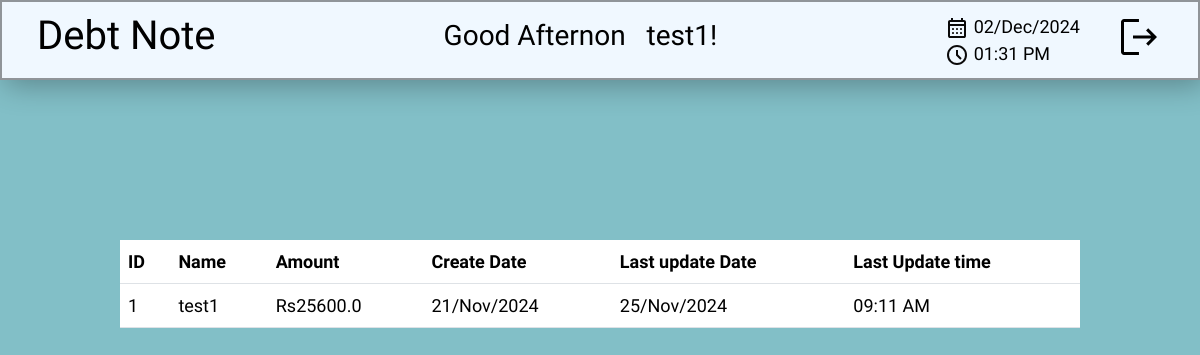
/ (signed in), run on an earlier commit of the app's database.
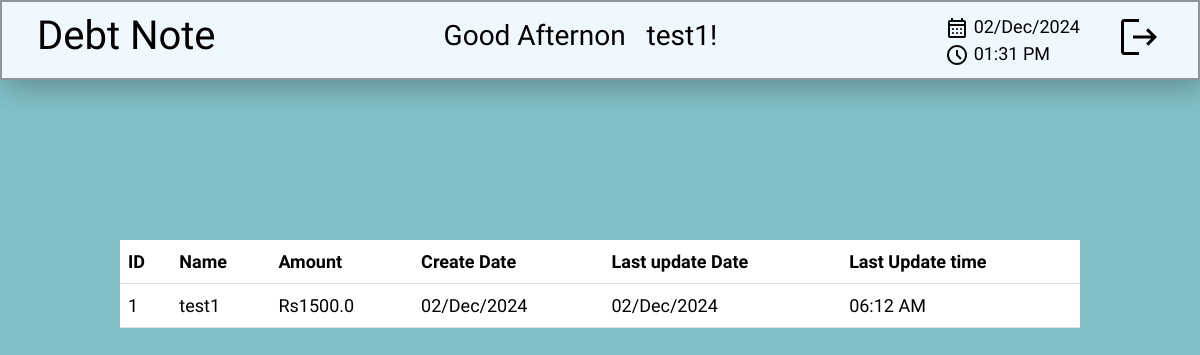
And on a later commit of the database.
### DebtNote.py (models this page shows)
class User(db.Model):
    id = db.Column(db.Integer,primary_key=True)
    user = db.Column(db.String(50), unique = True, nullable = False)
    password = db.Column(db.CHAR(100), unique = True, nullable = False)
    user_level = db.Column(db.Integer, nullable = False)
    debt = db.Column(db.Float, nullable = False)
    created_at = db.Column(db.DateTime)
    updated_at = db.Column(db.DateTime)

### DebtNote.py (the view)
@app.route('/')
def index():
    if 'user' not in session or session['user'] is None:
        return redirect(url_for("login"))
    if session["user_level"] == 1:
        return redirect(url_for('admin'))
    if session["user_level"] == 0:
        dtime = datetime.now(pytz.utc).astimezone(tzone)
        datas = User.query.filter_by(user = session["user"]).all()
        return render_template("user.html",datas=datas,dtime=dtime)

### templates/user.html (shortened to what this page needs)
{%extends "base.html" %}
{% block head %}
    <link rel="stylesheet" href="{{ url_for('static',filename ='user-style.css') }}">
{% endblock %}
{% block content %}
{% for data in datas%}
    <div class="header">
        <div class="logo">
            <h1>Debt Note</h1>
        </div>
        <div class="greetings">
            {% if (dtime.strftime('%H')|int == 0) %}
                <h3>In the Midnight realy &nbsp; {{data.user}}!</h3>
            {% elif(dtime.strftime('%H')|int>18) %}
                <h3>Good Evening &nbsp; {{data.user}}!</h3>
            {% elif(dtime.strftime('%H')|int>12) %}
                <h3>Good Afternon &nbsp; {{data.user}}!</h3>
            {% elif(dtime.strftime('%H')|int > 0) %}
                <h3>Good Morning &nbsp; {{data.user}}!</h3>
            {% else %}
                <h3>Welcome &nbsp; {{data.user}}!</h3>
            {% endif %}
        </div>
        <div class="datetime-logout">
            <div class="date-time">
                <div class="date">
                    <span>{{dtime.strftime('%d/%b/%Y')}}</span>
                </div>
                <div class="time">
                    <span>{{dtime.strftime('%I:%M %p')}}</span>
                </div>
            </div>
            <div class="logout">
                <a href="{{ url_for('logout') }}">
                    <svg xmlns="http://www.w3.org/2000/svg" height="48px" viewBox="0 -960 960 960" width="48px" fill="#000"><path d="M180-120q-24 0-42-18t-18-42v-600q0-24 18-42t42-18h299v60H180v600h299v60H180Zm486-185-43-43 102-102H360v-60h363L621-612l43-43 176 176-174 174Z"/></svg>
                </a>
            </div>
        </div>
    </div>
    <div class="content">
        <table class="table">
            <tr>
                <th>ID</th>
                <th>Name</th>
                <th>Amount</th>
                <th>Create Date</th>
                <th>Last update Date</th>
                <th>Last Update time</th>
            </tr>
            <tr>
                <td>{{data.id-1}}</td>
                <td>{{data.user}}</td>
                <td>Rs{{data.debt}}</td>
                <td>{{data.created_at.strftime('%d/%b/%Y')}}</td>
                <td>{{data.updated_at.strftime('%d/%b/%Y')}}</td>
                <td>{{data.updated_at.strftime('%I:%m %p')}}</td>
            </tr>
        </table>
    </div>
{% endfor %}
{% endblock %}

What changed in the data, as far as the page shows it:
changed User "test1": debt "25600.0" → "1500.0"; created_at "21/Nov/2024" → "02/Dec/2024"; updated_at "25/Nov/2024" → "02/Dec/2024"; updated_at "09:11 AM" → "06:12 AM"
